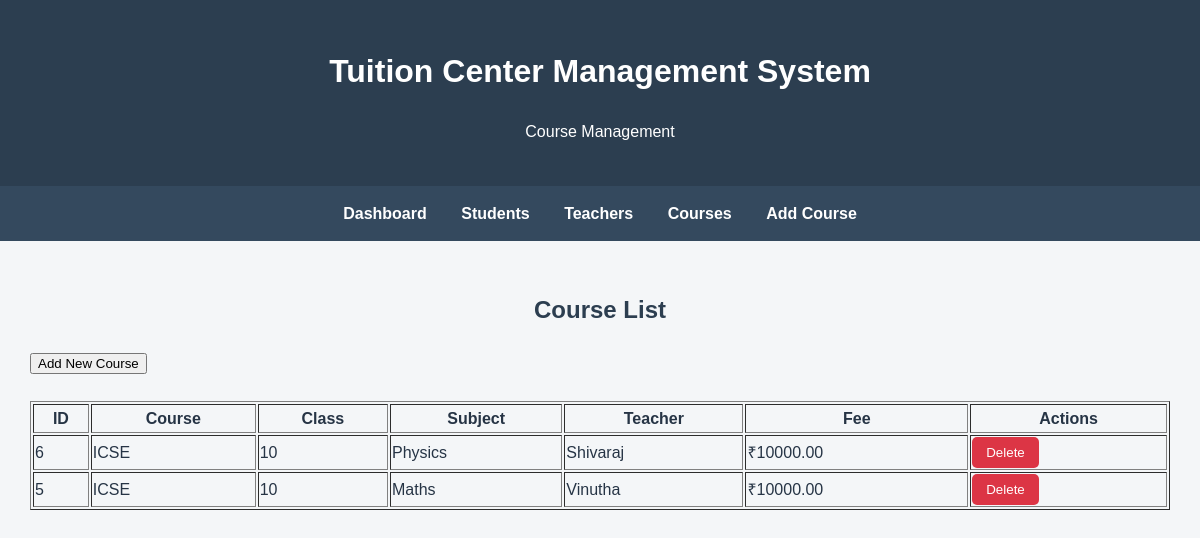
Page /courses (signed in) on the committed database.
### tables this page shows
CREATE TABLE courses (
        id INTEGER PRIMARY KEY AUTOINCREMENT,
        course_name TEXT NOT NULL,
        class_name TEXT NOT NULL,
        subject TEXT NOT NULL,
        teacher_id INTEGER,
        fee REAL NOT NULL DEFAULT 0,
        FOREIGN KEY (teacher_id) REFERENCES teachers(id)
        );

CREATE TABLE teachers (
        id INTEGER PRIMARY KEY AUTOINCREMENT,
        name TEXT NOT NULL,
        subject TEXT NOT NULL,
        phone TEXT,
        email TEXT,
        qualification TEXT
        );

### app.py (the view)
@app.route("/courses")
@login_required
def courses():
    conn = get_db_connection()
    course_list = conn.execute("""
        SELECT courses.*,
               teachers.name AS teacher_name
        FROM courses
        LEFT JOIN teachers
        ON courses.teacher_id = teachers.id
        ORDER BY courses.id DESC
    """).fetchall()
    conn.close()
    return render_template(
        "courses.html",
        courses=course_list
    )

### app.py (called while the page is built)
def get_db_connection():
    conn = sqlite3.connect("tuition.db")
    conn.row_factory = sqlite3.Row
    return conn

def login_required(route_function):
    @wraps(route_function)
    def wrapper(*args, **kwargs):
        if "admin_id" not in session:
            return redirect(url_for("login"))
        return route_function(*args, **kwargs)
    return wrapper

### templates/courses.html (shortened to what this page needs)
<!DOCTYPE html>
<html>
<head>
    <link rel="stylesheet"
          href="{{ url_for('static', filename='style.css') }}">
</head>
<body>
<header>
    <h1>Tuition Center Management System</h1>
    <p>Course Management</p>
</header>
<nav>
    <a href="/">Dashboard</a>
    <a href="/students">Students</a>
    <a href="/teachers">Teachers</a>
    <a href="/courses">Courses</a>
    <a href="/add_course">Add Course</a>
</nav>
<main>
    <h2>Course List</h2>
    <a href="/add_course">
        <button type="button">Add New Course</button>
    </a>
    <br><br>
    <table border="1" width="100%">
        <tr>
            <th>ID</th>
            <th>Course</th>
            <th>Class</th>
            <th>Subject</th>
            <th>Teacher</th>
            <th>Fee</th>
            <th>Actions</th>
        </tr>
        {% for course in courses %}
        <tr>
            <td>{{ course["id"] }}</td>
            <td>{{ course["course_name"] }}</td>
            <td>{{ course["class_name"] }}</td>
            <td>{{ course["subject"] }}</td>
            <td>{{ course["teacher_name"] or "Not assigned" }}</td>
            <td>₹{{ "%.2f"|format(course["fee"]) }}</td>
            <td>
                <form method="POST"
                    action="{{ url_for('delete_course', course_id=course['id']) }}"
                    onsubmit="return confirm('Are you sure you want to delete this course?');">
                    <button type="submit" class="delete-btn">
                        Delete
                    </button>
                </form>
            </td>
        </tr>
        {% endfor %}
    </table>
</main>
</body>
</html>

### static/style.css (style rules this page uses)
body { font-family: Arial, sans-serif; margin: 0; background-color: #f4f6f8; }
header { background-color: #2c3e50; color: white; text-align: center; padding: 25px; }
nav { background-color: #34495e; text-align: center; padding: 15px; }
nav a { color: white; text-decoration: none; margin: 15px; font-weight: bold; }
main { padding: 30px; }
main h2 { text-align: center; }
.delete-btn { background-color: #dc3545; color: white; padding: 8px 14px; border: none; border-radius: 5px; cursor: pointer; }
td form { margin: 0; }
* { box-sizing: border-box; }
body { color: #263445; line-height: 1.6; }
main h1, main h2, .container h1, .container h2 { color: #2c3e50; }
main h2 { margin-bottom: 20px; }
button, .primary-btn, .export-btn, .back-btn, .secondary-btn { font-family: inherit; transition: background-color 0.2s ease, box-shadow 0.2s ease; }

### rows in the picture
courses: id "6", course_name "ICSE", class_name "10", subject "Physics", name "Shivaraj", fee "10000.00"
courses: id "5", course_name "ICSE", class_name "10", subject "Maths", name "Vinutha", fee "10000.00"
